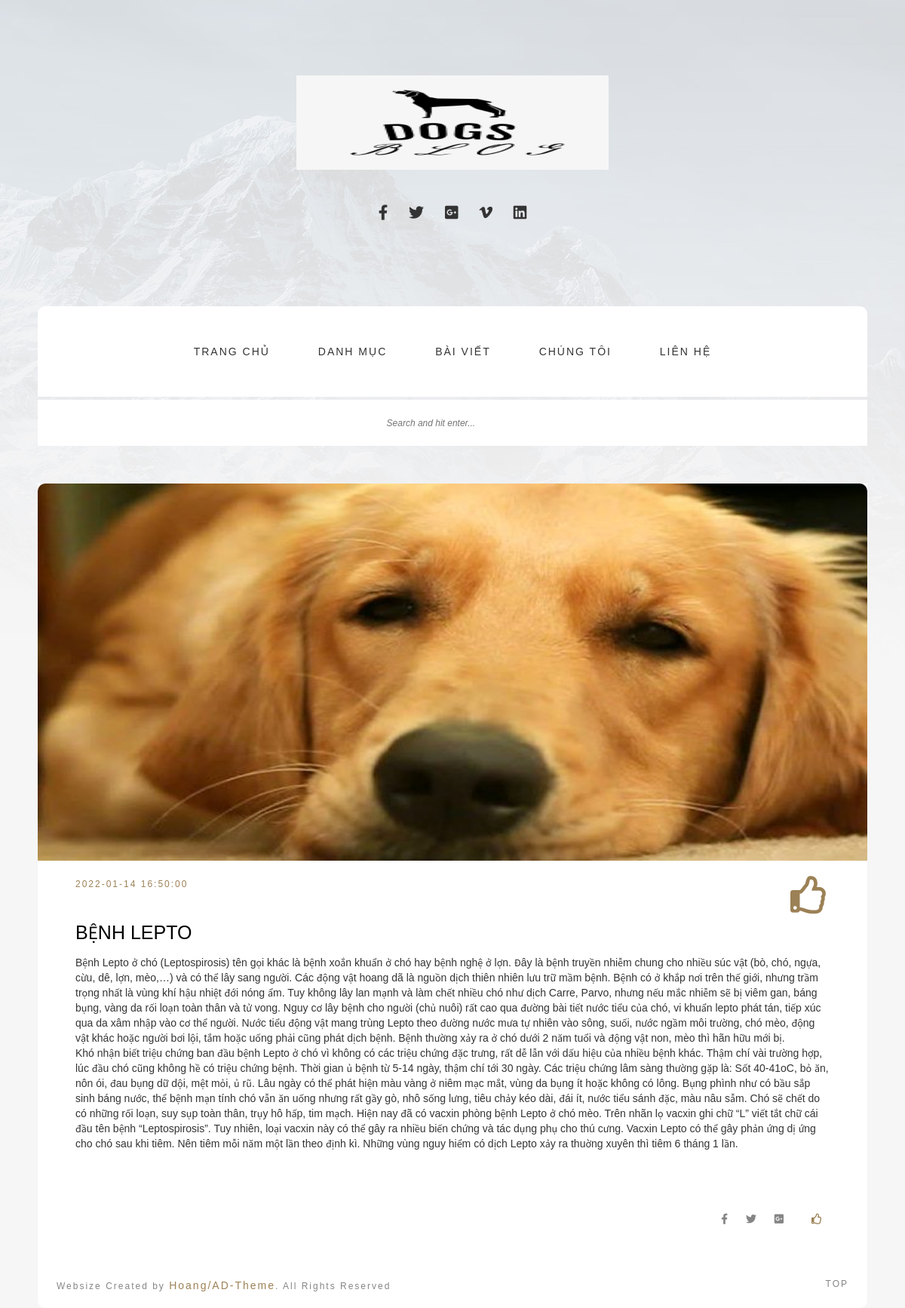
The app's page /Website/index.php?mod=post&act=postDetail&id=11 with its own data.
### tables this page shows
CREATE TABLE `posts`  (
  `id` int NOT NULL AUTO_INCREMENT,
  `title` varchar(255) NULL DEFAULT NULL,
  `description` mediumtext NULL,
  `thumbnail` varchar(500) NULL DEFAULT NULL,
  `category_id` int NULL DEFAULT NULL,
  `content` mediumtext NULL,
  `created_at` timestamp NULL DEFAULT NULL,
  `like_post` int NULL DEFAULT NULL,
  PRIMARY KEY (`id`) USING BTREE
);

### Website/Controllers/BaseController.php (called while the page is built, shortened)
<?php
  class BaseController
  {
    public function view($path, $data = []){
      extract($data);
      require_once('Views/'.$path);
    }
  }
?>

### Website/Controllers/PostController.php (called while the page is built, shortened)
<?php
require_once('Models/Category.php');
require('Models/Post.php');
require_once("Controllers/BaseController.php");
  class PostController extends BaseController
  {
    public function postDetail(){
      $id= (isset($_GET['id'])?$_GET['id']:0);
      $post = new Post();
      $posts = $post -> getSelectPost($id);
      $this -> view('Post/postdetail.php',['posts'=> $posts]);
    }
  }
?>

### Website/index.php (called while the page is built, shortened)
<?php
$act = "index";
if(isset($_GET['act'])){
  $act = $_GET['act'];
}
  $controller_obj = new $class_name;
 $controller_obj -> $act();
?>

### Website/Models/Connection.php (called while the page is built, shortened)
<?php
  class Connection1{
    private $servername= "localhost";
    private $username= "root";
    private $password = "";
    private $dbname = "blogs";
    public function connect(){
      $conn = new mysqli($this->servername, $this -> username, $this ->password, $this-> dbname );
      return $conn;
    }
  }
?>

### Website/Models/Query.php (called while the page is built, shortened)
<?php
  require_once('Models/Connection.php');
  class Query{
    protected $conn;
    public function __construct(){
      $connection = new Connection1();
      $this -> conn = $connection -> connect();
    }
    protected function findByid($table, $id){
      $query = "SELECT * FROM ". $table." WHERE id = ".$id;
      $result[] = $this -> conn -> query($query)->fetch_assoc();
      return $result;
    }
  }
?>

### Website/Models/Post.php (called while the page is built, shortened)
<?php
require_once('Models/Query.php');
require_once('Models/Connection.php');
  class Post extends Query
  {
    public $table = 'posts';
    public function getSelectPost($id){
      $post = $this -> findByid($this->table, $id) ;
      return $post;
    }
  }
?>

### Website/Views/Post/postdetail.php (the view, shortened to what this page needs)
<?php
  require_once('Views/Partials/header.php');
?>
<section class="tada-container content-posts blog-1-column">
    <div class="content" style="padding-right: 0px;">
          <?php foreach ($posts as $key => $post) { ?>
        <article class="col-xs-12">
            <div class="post-image">
                <img style="max-height:500px;" src="../Admin/images/<?=$post['thumbnail']?>" alt="post image 1">
              </div>
              <div class="post-text" style="padding: 20px 50px 50px 50px;">
                <span class="date"><?=$post['created_at']?> <span class="comments"><a href="index.php?mod=post&act=like&id=<?=$post['id']?>"><i style="float: right;font-size: 50px;" class="far fa-thumbs-up"></i></a></span></span>
                  <h1 style="font-size:50px;"><a style="text-transform: uppercase;font-size:25px;"><?=$post['title']?></a></h1>
                  <p style="word-wrap:break-word"><?=$post['content']?></p>
              </div>
              <div class="post-info">
                  <div class="extra-info">
                    <a href="#"><i class="fab fa-facebook-f"></i></a>
                  <a href="#"><i class="fab fa-twitter"></i></a>
                  <a href="#"><i class="fab fa-google-plus-square"></i></a>
                    <span class="comments"><?=$post['like_post']?><a href="index.php?mod=post&act=like&id=<?=$post['id']?>"><i class="far fa-thumbs-up"></i></a></span>
                  </div>
              </div>
          </article>
  <?php } ?>
  <?php
    require_once('Views/Partials/footer.php');
  ?>

### Website/Publics/assets/css/all.css (style rules this page uses)
.fa, .fas, .far, .fal, .fad, .fab { -moz-osx-font-smoothing: grayscale; -webkit-font-smoothing: antialiased; display: inline-block; font-style: normal; font-variant: normal; text-rendering: auto; line-height: 1; }
.fa-facebook-f:before { content: "\f39e"; }
.fa-google-plus-square:before { content: "\f0d4"; }
.fa-thumbs-up:before { content: "\f164"; }
.fa-twitter:before { content: "\f099"; }
.fab { font-family: 'Font Awesome 5 Brands'; font-weight: 400; }
.far { font-family: 'Font Awesome 5 Free'; font-weight: 400; }

### Website/Publics/assets/css/style.css (style rules this page uses)
body { font-family: 'Source Sans Pro', sans-serif; background:#f6f6f6; background-image:url('../images/bg.jpg'); background-repeat: no-repeat; }
.tada-container { width:1100px; margin:0 auto; }
img { max-width:100%; }
a { transition: all 0.3s ease 0s; }
header a { font-size: 14px; text-decoration: none; color:#ffffff; }
section.tada-container { margin-top:50px; }
article { margin-bottom:50px; }
.content-posts .content { padding-left:0; padding-right: 25px; }
.post-image { position:relative; }
.post-image img { border-radius:10px 10px 0 0; width:100%; }
.post-text { padding:50px; background:#FFF; }
.post-text .date { color:#9c8156; text-transform:uppercase; font-size:12px; letter-spacing:2px; }
.post-text a i { color:#9c8156; font-size:11px; margin-left:5px; }
.extra-info { float:right; }
.extra-info a { padding:10px; color:#858585; }
.extra-info .comments { padding-left:10px; color:#858585; }
.extra-info .comments i { color:#9c8156; margin-left:3px; }
.post-info { background:#FFF; padding:18px 50px; margin-top:2px; border-radius:0 0 10px 10px; }
.blog-1-column .col-xs-12 { padding:0; }
.post-text h1 a { color: #000000 !important; }

### records on screen
posts: thumbnail (picture), created_at "2022-01-14 16:50:00", title "BỆNH LEPTO", content "Bệnh Lepto ở chó (Leptospirosis) tên gọi khác là bệnh xoắn khuẩn ở chó hay bệnh nghệ ở lợn. Đây là bệnh truyền nhiễm chung cho nhiều súc vật (bò, chó, ngựa, cừu, dê, lợn, mèo,…) và có thể lây sang người. Các động vật hoang dã là nguồn dịch thiên nhiên lưu trữ mầm bệnh. Bệnh có ở khắp nơi trên thế giới, nhưng trầm trọng nhất là vùng khí hậu nhiệt đới nóng ẩm. Tuy không lây lan mạnh và làm chết nhiều chó như dịch Carre, Parvo, nhưng nếu mắc nhiễm sẽ bị viêm gan, báng bụng, vàng da rối loạn toàn thân và tử vong. Nguy cơ lây bệnh cho người (chủ nuôi) rất cao qua đường bài tiết nước tiểu của chó, vi khuẩn lepto phát tán, tiếp xúc qua da xâm nhập vào cơ thể người. Nước tiểu động vật mang trùng…"
